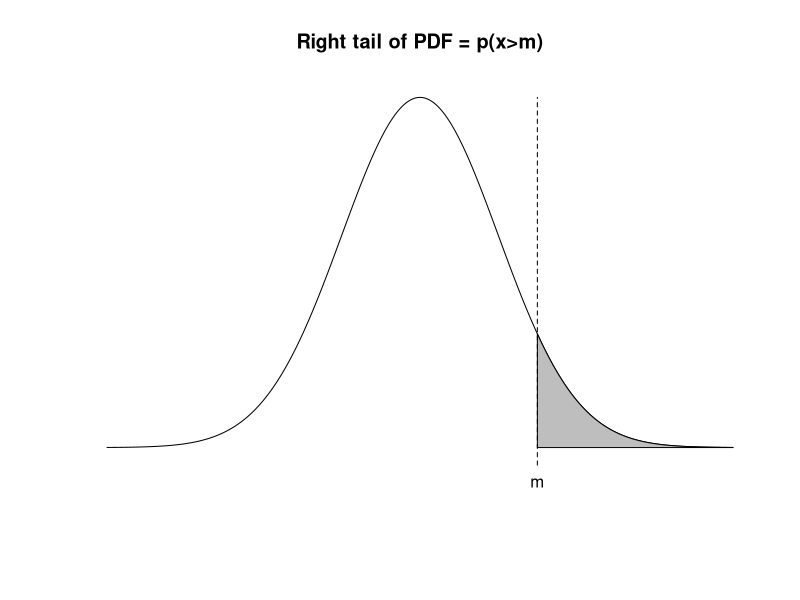
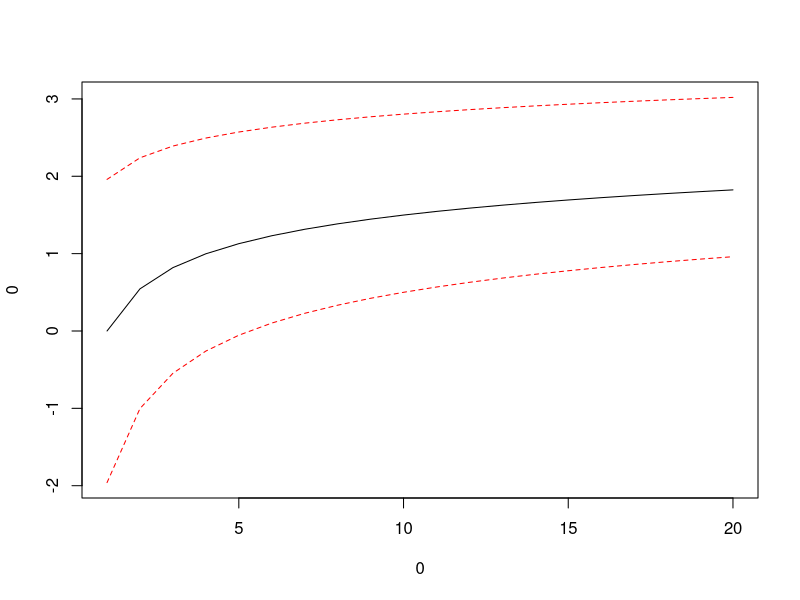
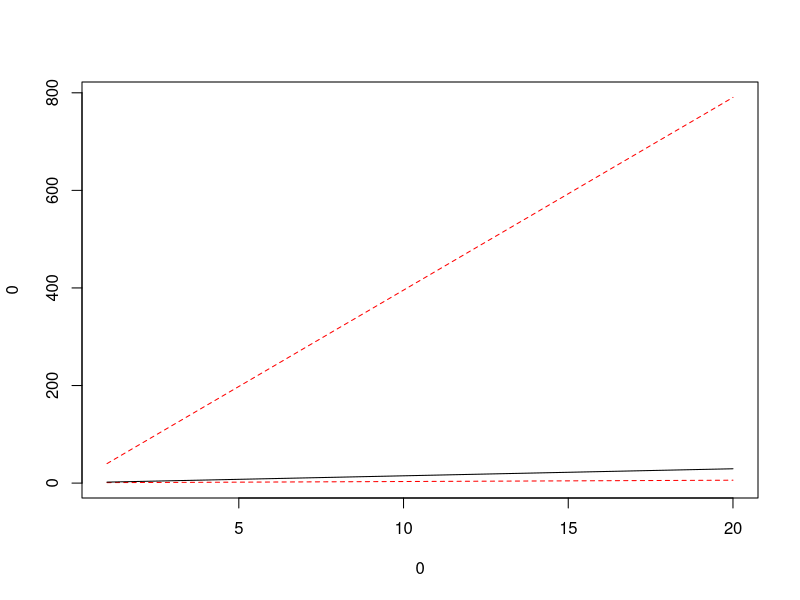
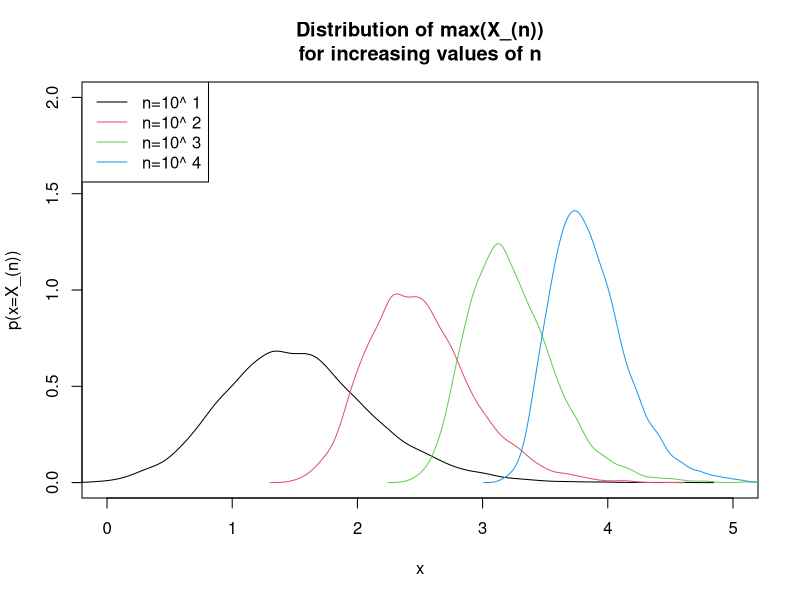
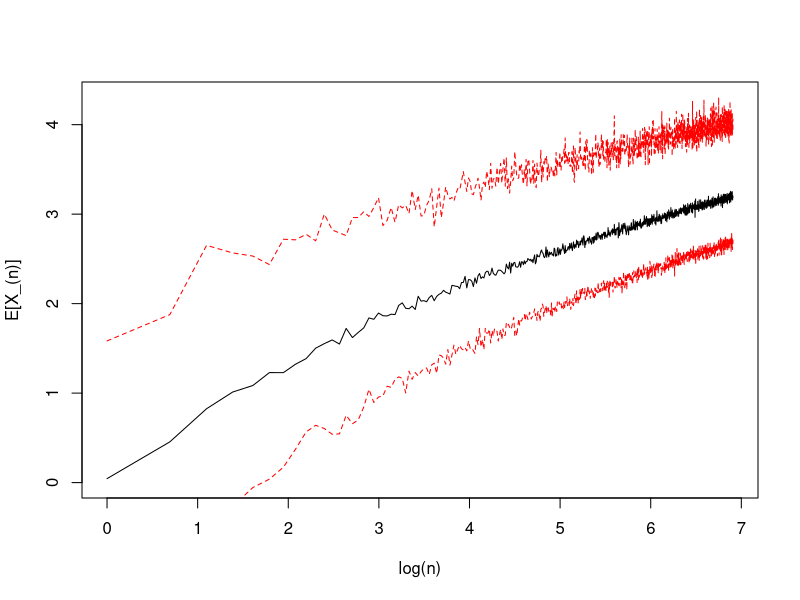
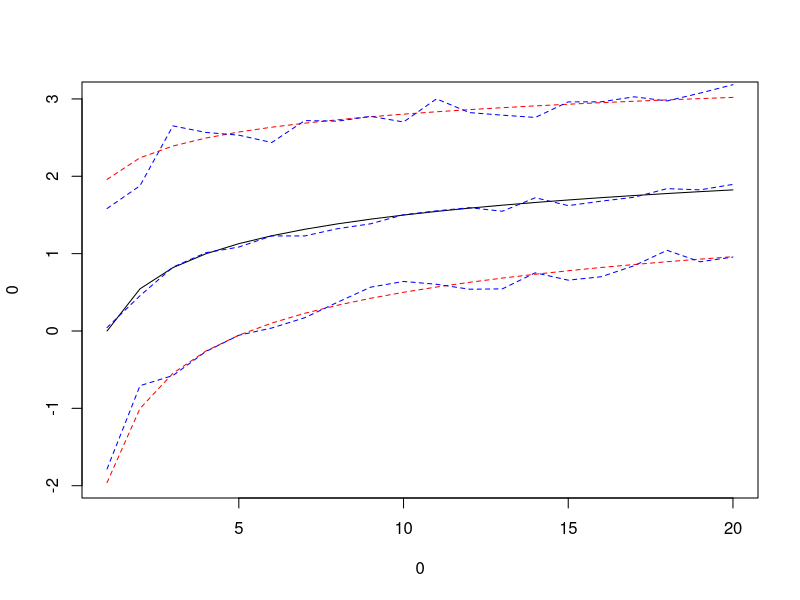
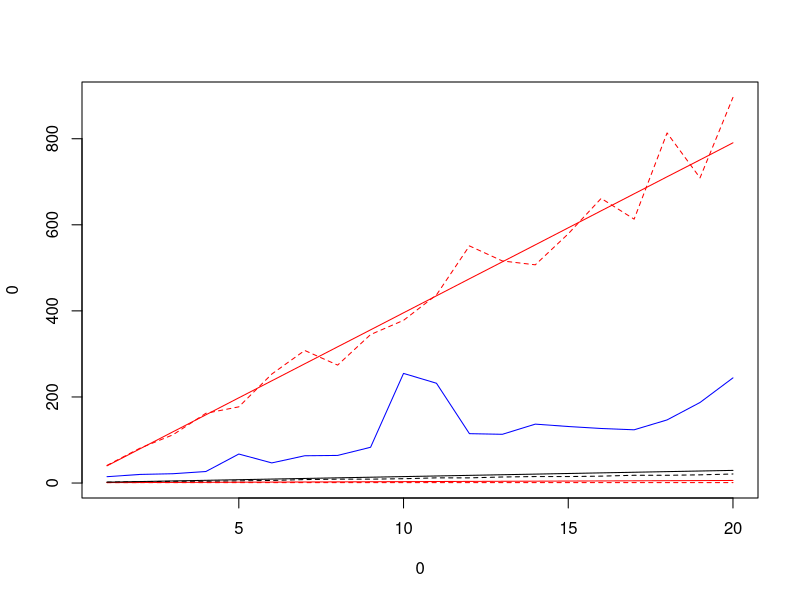
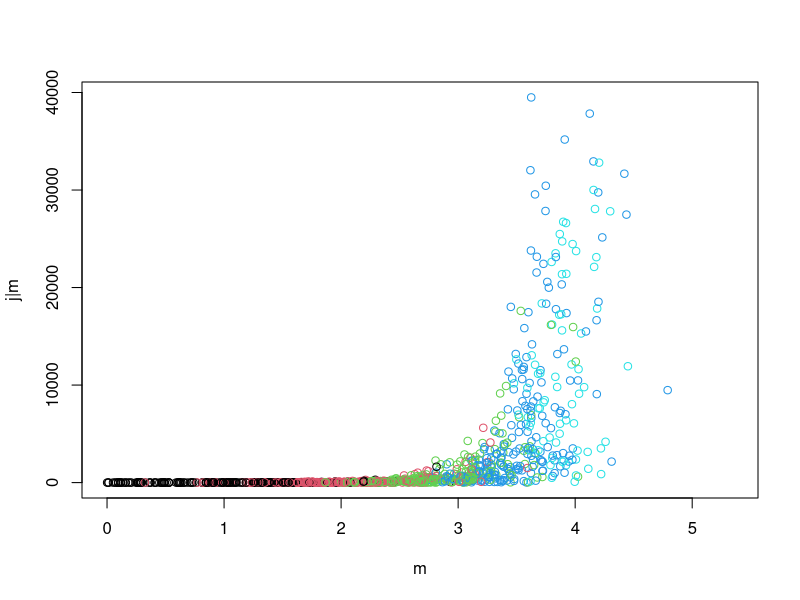

Generate these figures, in order, with R:
## ---- chunk 1
xv = seq(-4, 4, .01)
yv = dnorm(xv)
m = 1.5
i=which.max(xv==m)
j=length(xv)
yshift=.1*max(yv)
plot(xv, yv, type='l', xlab="", ylab="", axes=0, ylim=c(-yshift, max(yv)), main="Right tail of PDF = p(x>m)")
polygon(x=c(xv[i], xv[i:j], xv[j]), y= c(0, yv[i:j], 0), col="gray")
#abline(v=m, lty=2)
lines(c(m,m), c(-yshift*.5,max(yv)), lty=2)
#text(m+.5, dnorm(m), 'm')
text(m, -yshift, 'm')
## ---- chunk 2
xv = seq(-4,4, length.out=1e5)
test = pnorm(xv)^20

N=1:20
q=c(.025, .5, .975)
test = sapply(N, function(n) pnorm(xv)^n)
CI_true = apply(test, 2, function(x) sapply(q, function(qi) xv[which.min(qi>x)]))
plot(0, 0, type='n', xlim=c(min(N), max(N)), ylim=c(min(CI_true), ylim=max(CI_true)))
lines(N, CI_true[1,], col='red', lty=2)
lines(N, CI_true[2,])
lines(N, CI_true[3,], col='red', lty=2)
## ---- chunk 3
CI2 = 1/(1-pnorm(CI_true))
plot(0, 0, type='n', 
     xlim=c(min(N), max(N)), 
     ylim=c( min(CI2), max(CI2) )
     )

lines(N, CI2[1,], col='red', lty=2)
lines(N, CI2[2,])
lines(N, CI2[3,], col='red', lty=2)
## ---- chunk 4
max_sim_given_n = function(n, reps, fx=rnorm, values=FALSE, mu=TRUE, sigma=TRUE){
  replicate(reps, max(fx(n)))
}
## ---- chunk 5
plot(0,0, 
     type='n', 
     xlim=c(0,5), 
     ylim=c(0,2), 
     xlab='x',
     ylab='p(x=X_(n))', 
     main="Distribution of max(X_(n))\nfor increasing values of n"
     )
system.time( sapply(1:4,function(x) lines(density(max_sim_given_n(10^x, 5e3)), col=x)) )
legend('topleft', paste("n=10^", 1:4), lty=1, col=1:4  )
## ---- chunk 6
#totx=2e3, reps=2e2 -> 85.63 seconds
#totx=1e3, reps=2e2 -> 15.29 seconds
#totx=1e3, resp=1e2 ->  7.8 seconds
#totx=1e2, reps=1e2 ->  0.14 seconds
totx = 1e3 #2e3 
xv_ci = 1:totx
system.time(CI <- sapply(xv_ci, function(x) quantile(max_sim_given_n(x, 2e2), c(.025, .5, .975))))
plot(0,0, type='n', xlab='log(n)', ylab='E[X_(n)]', xlim=c(0,max(log(xv_ci))), ylim=c(0,max(CI)))
lines(log(xv_ci), CI[2,])
lines(log(xv_ci), CI[1,], col='red', lty=2)
lines(log(xv_ci), CI[3,], col='red', lty=2)
## ---- chunk 7

plot(0, 0, type='n', 
     xlim=c(min(N), max(N)), 
     ylim=c( min(CI_true), max(CI_true) )
     )

lines(N, CI_true[1,], col='red', lty=2)
lines(N, CI_true[2,])
lines(N, CI_true[3,], col='red', lty=2)

lines(N, CI[2,N], col='blue', lty=2)
lines(N, CI[1,N], col='blue', lty=2)
lines(N, CI[3,N], col='blue', lty=2)
## ---- chunk 8
sim_wait_to_new_max_give_sample_size = function(n,
                                                fx=rnorm,
                                                iters=1e3,
                                                q=c(0.025, .5, .975),
                                                values=FALSE){
  outv=list()
  outv$estimate = matrix(NA_real_, length(n), length(q)+1) #rep(NA_real_, length(n))
  if(values) outv$mat = matrix(NA_real_, length(n), iters)
  for(i in 1:length(n)){
    sim_i = rep(NA_real_, iters)
    for(j in 1:iters){
      x = fx(n[i])
      m0 = max(x)
      m1=m0-1
      k=0
      while(m0>m1){
        k=k+1
        m1=fx(1)
      }
      sim_i[j] = k
    }
    if(values) outv$mat[i,] = sim_i
    outv$estimate[i,] = c(mean(sim_i), quantile(sim_i, q))
  }
  outv
}
## ---- chunk 9
xv=1:20
system.time(test <- sim_wait_to_new_max_give_sample_size(xv, iters=5e3, values=TRUE))
#plot(xv, test$estimate, type='l')
plot(0, 0, type='n', 
     xlim=c(min(xv), max(xv)), 
     ylim=c( min(test$estimate), max(test$estimate[,4]) )
)
lines(xv, test$estimate[,1], col='blue')
lines(xv, test$estimate[,3], lty=2)
lines(xv, test$estimate[,2], col='red', lty=2)
lines(xv, test$estimate[,4], col='red', lty=2)

lines(N, 1/(1-pnorm(CI_true[1,])), col='red')
lines(N, 1/(1-pnorm(CI_true[2,])))
lines(N, 1/(1-pnorm(CI_true[3,])), col='red')
## ---- chunk 10
max_val_sim = function(fx, k=1e4){
  x_max = 0 #fx(1)
  # Preallocate storage
  vals = c(0, rep(NA_real_, k))
  arrival = c(0, rep(NA_integer_, k))
  j=1 # This will index into storage vectors
  X = fx(k)
  for(i in 1:k){
    x_new = X[i] 
    if(x_new>x_max){
      j = j + 1
      x_max = x_new
      vals[j] = x_max
      arrival[j] = i
    }
  }
  list(values=vals[1:j], time=arrival[1:j])
}
## ---- chunk 11
max_val_monte_carlo = function(fx=rnorm, # generating distibution
                               reps=2e3, # Number of repeated resample simulations
                               samples=5e4, # Samples drawn during a given simulation
                               est_extreme_per_run = 20 # estimate of number of extreme values hit per simulation. Performance parameter. Can basically be any arbitrary value.
){
  est_total = est_extreme_per_run*reps # for vector pre-allocation
  indices           = rep(NA_integer_, est_total)
  values            = rep(NA_integer_, est_total)
  arrival_time      = rep(NA_integer_, est_total)
  pre_arrival_wait  = rep(NA_integer_, est_total)
  next_arrival_wait = rep(NA_integer_, est_total) # this will end up being 1 shorter than other storage vectors
  j=0 # to index into storage vectors
  for(i in 1:reps){
    sim = max_val_sim(fx, k=samples)
    m = length(sim$time)
    # Calculate pre-arrival wait (time since last max observed)
    sim_paw = c(sim$time[1], sim$time[2:m]-sim$time[1:(m-1)])
    # Calculate wait to next... This is basically the same as above, just shifted. Probably redundant to even store this.
    sim_naw = c(sim_paw[2:m], NA)
    
    while(j+m > length(arrival_time)){
      print("growing storage vectors...")
      indices           = c(indices,          rep(NA_integer_, est_total))
      values            = c(values,           rep(NA_integer_, est_total))
      arrival_time      = c(arrival_time,     rep(NA_integer_, est_total))
      pre_arrival_wait  = c(pre_arrival_wait, rep(NA_integer_, est_total))
      next_arrival_wait = c(                  rep(NA_integer_, est_total))
    }
    
    # Store outcome of simulation iteration
    j=j+1
    j2=j+m-1
    indices[j:j2]            = seq_along(sim$values)
    values[j:j2]             = sim$values
    arrival_time[j:j2]       = sim$time
    pre_arrival_wait[j:j2]   = sim_paw
    next_arrival_wait[j:j2]  = sim_naw
    j=j2
  }
  # Flush NAs
  arrival_time = arrival_time[!is.na(arrival_time)]
  m = length(arrival_time)
  indices           = indices[1:m] 
  values            = values[1:m] 
  pre_arrival_wait  = pre_arrival_wait[1:m]
  next_arrival_wait = next_arrival_wait[1:m]
  
  # Return
  list(values=values, arrival_time=arrival_time, pre_arrival_wait=pre_arrival_wait, next_arrival_wait=next_arrival_wait, index=indices)
}
## ---- chunk 12
set.seed(123)
system.time(test <- max_val_monte_carlo(reps=1e2)) # 100reps->5s, 1e3->50s
## ---- chunk 13
plot(test$values, test$next_arrival_wait, 
     col=(1+floor(log10(test$arrival_time))),
     xlab="m",
     ylab="j|m"
     )
## ---- chunk 14
plot(test$values, log(test$next_arrival_wait), 
     col=(1+floor(log10(test$arrival_time))),
     xlab="m",
     ylab="log(j|m)"
     )
## ---- chunk 15
expected_wait_time = function(x, cdf=pnorm){
  (1-cdf(x))^-1
}
xv = seq(0,4,.001)
#plot(test$values, test$next_arrival_wait)
#lines(xv, expected_wait_time(xv), lty=2, col='blue')

plot(test$values, log(test$next_arrival_wait))
lines(xv, log(expected_wait_time(xv)), lty=2, col='blue')
## ---- chunk 16
plot(test$arrival_time, test$next_arrival_wait, 
     col=(1+floor(test$values)),
     xlab="i",
     ylab="j|i"
     )
## ---- chunk 17
plot(log(test$arrival_time), log(test$next_arrival_wait), 
     col=(1+floor(test$values)),
     xlab="log(i)",
     ylab="log(j|i)"
     )

## ---- chunk 18
# overlay with our original simulation
log_j_est = log(1/(1-pnorm(CI)))
lim_x = max(log(xv_ci))
log_arr = log(test$arrival_time)
plot(log_arr[log_arr<=lim_x], log(test$next_arrival_wait)[log_arr<=lim_x], 
     #col=(1+floor(test$values)),
     xlab="log(i)",
     ylab="log(j|i)",
     xlim=c(0,lim_x)
     )
lines(log(xv_ci), log_j_est[1,], lty=2, col='red')
lines(log(xv_ci), log_j_est[2,], lty=2, col='blue')
lines(log(xv_ci), log_j_est[3,], lty=2, col='red')
## ---- chunk 19
mc_int = function(fx, xrange=c(0,1), ymin = 0, ymax=NA, iters=1e6, trace=FALSE){
  xmin = min(xrange); xmax = max(xrange)
  if(is.na(ymax)){
    xv = seq(xmin, xmax, length.out=1e4)
    yrange = fx(xv)
    ymax = max(yrange)*1.25
  } 
  Ux = runif(iters, xmin, xmax)
  Uy = runif(iters, ymin, ymax)
  Y  = fx(Ux)
  test =  Uy < Y
  A = (xmax-xmin) * (ymax-ymin)
  outv = list(estimate = mean(test)*A)
  if(trace) outv$trace = cumsum(test)*A/seq_along(test)
  outv
}
## ---- chunk 20
# MC Integration demo using identity function
plot(mc_int(function(x) 1, ymax=4, trace=TRUE, iters=1e3)$trace, type='l')
## ---- chunk 21
# x *  n * F(X)^(n-1) * f(x)
exp_integral = function(x, n){
  x * n * pnorm(x)^(n-1) * dnorm(x)
}

# 7s for 1e3 and 5e3
system.time(
  test <- sapply(1:1e3, function(n) 
    mc_int(function(x) exp_integral(x,n), xrange=c(-5,5), iters=5e3)$estimate
    )
)

plot(test, type='l')
plot(log(seq_along(test)), test, type='l')
## ---- chunk 22
j_est2 = 1/(1-pnorm(test))
plot(seq_along(j_est2),j_est2, type='l',
     xlab="i", 
     ylab='E[j|i]')
## ---- chunk 23
plot(log(seq_along(j_est2)), log(j_est2), type='l',
     xlab="log(i)", 
     ylab='log(E[j|i])')
lines(log(xv_ci), log_j_est[1,], lty=2, col='red')
lines(log(xv_ci), log_j_est[2,], lty=2, col='blue')
lines(log(xv_ci), log_j_est[3,], lty=2, col='red')
## ---- chunk 24
xv = 10^(1:10)
system.time(
  test2 <- sapply(xv, function(n) 
    mc_int(function(x) exp_integral(x,n), xrange=c(-20,20), iters=1e6)$estimate
    )
)
plot(xv, test2, log="x")
## ---- chunk 25
N=1:8

# x *  n * F(X)^(n-1) * f(x)
exp_integral2 = function(x, n){
  (1/(1-pnorm(x))) * n * pnorm(x)^(n-1) * dnorm(x)
}

# 7s for 1e3 and 5e3
system.time(
  test2 <- sapply(N, function(n) 
    mc_int(function(x) exp_integral2(x,n), xrange=c(0,1e2), iters=1e5, ymax=20)$estimate
    )
)
test2

plot(test2, type='l', ylim=c(0,100))
plot( log(seq_along(test2)), test2, type='l', ylim=c(0,100))
plot( log(seq_along(test2)), log(test2), type='l', ylim=c(0,100))
lines(log(seq_along(test2)), log(2^seq_along(test2)), col='red')
